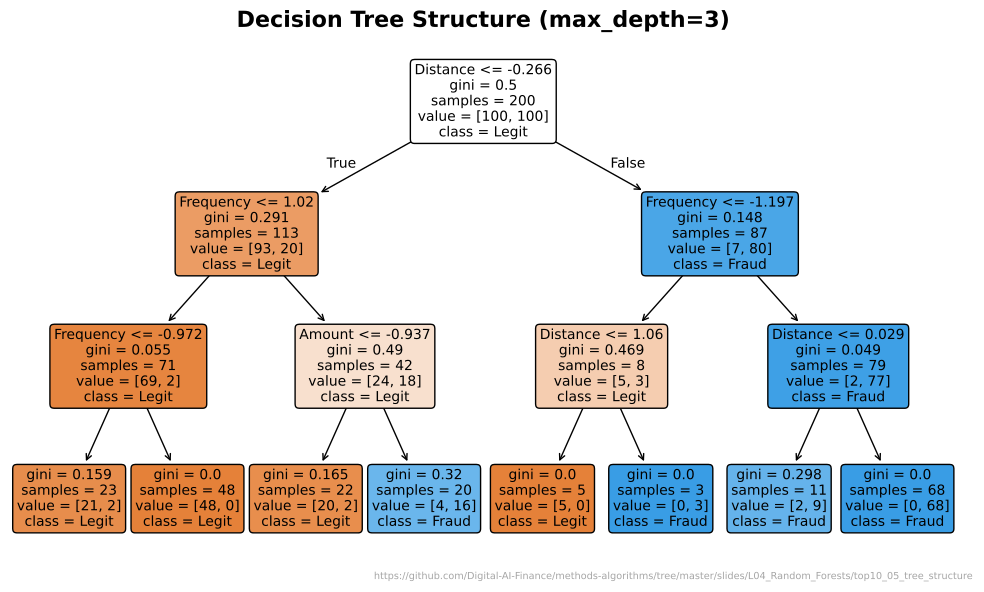

This chart was generated by the following Python code:
"""Decision Tree Structure (max_depth=3)"""
import matplotlib.pyplot as plt
import numpy as np
from pathlib import Path
from sklearn.datasets import make_classification
from sklearn.tree import DecisionTreeClassifier, plot_tree
import sys
sys.path.insert(0, str(Path(__file__).resolve().parents[3] / 'templates'))
from chart_style import apply_style, COLORS, MLPURPLE, MLBLUE, MLORANGE, MLGREEN, MLRED, MLLAVENDER
apply_style()

CHART_METADATA = {
    'title': 'Decision Tree Structure (max_depth=3)',
    'description': 'Visualization of a fitted decision tree with fraud detection features',
    'url': 'https://github.com/Digital-AI-Finance/methods-algorithms/tree/master/slides/L04_Random_Forests/top10_05_tree_structure'
}


X, y = make_classification(n_samples=200, n_features=4, n_informative=3, n_redundant=0, random_state=42)
feature_names = ['Amount', 'Frequency', 'Distance', 'Time']

clf = DecisionTreeClassifier(max_depth=3, random_state=42)
clf.fit(X, y)

fig, ax = plt.subplots(figsize=(10, 6))
plot_tree(clf, feature_names=feature_names, class_names=['Legit', 'Fraud'],
          filled=True, rounded=True, fontsize=10, ax=ax)
ax.grid(False)
ax.set_title("Decision Tree Structure (max_depth=3)", fontsize=16, fontweight='bold')

plt.figtext(0.99, 0.01, CHART_METADATA['url'], fontsize=7, color='gray', ha='right', va='bottom', alpha=0.7)
plt.tight_layout()
plt.savefig(Path(__file__).parent / 'chart.pdf', dpi=300, bbox_inches='tight', facecolor='white')
plt.close()
print("Chart saved: top10_05_tree_structure/chart.pdf")
